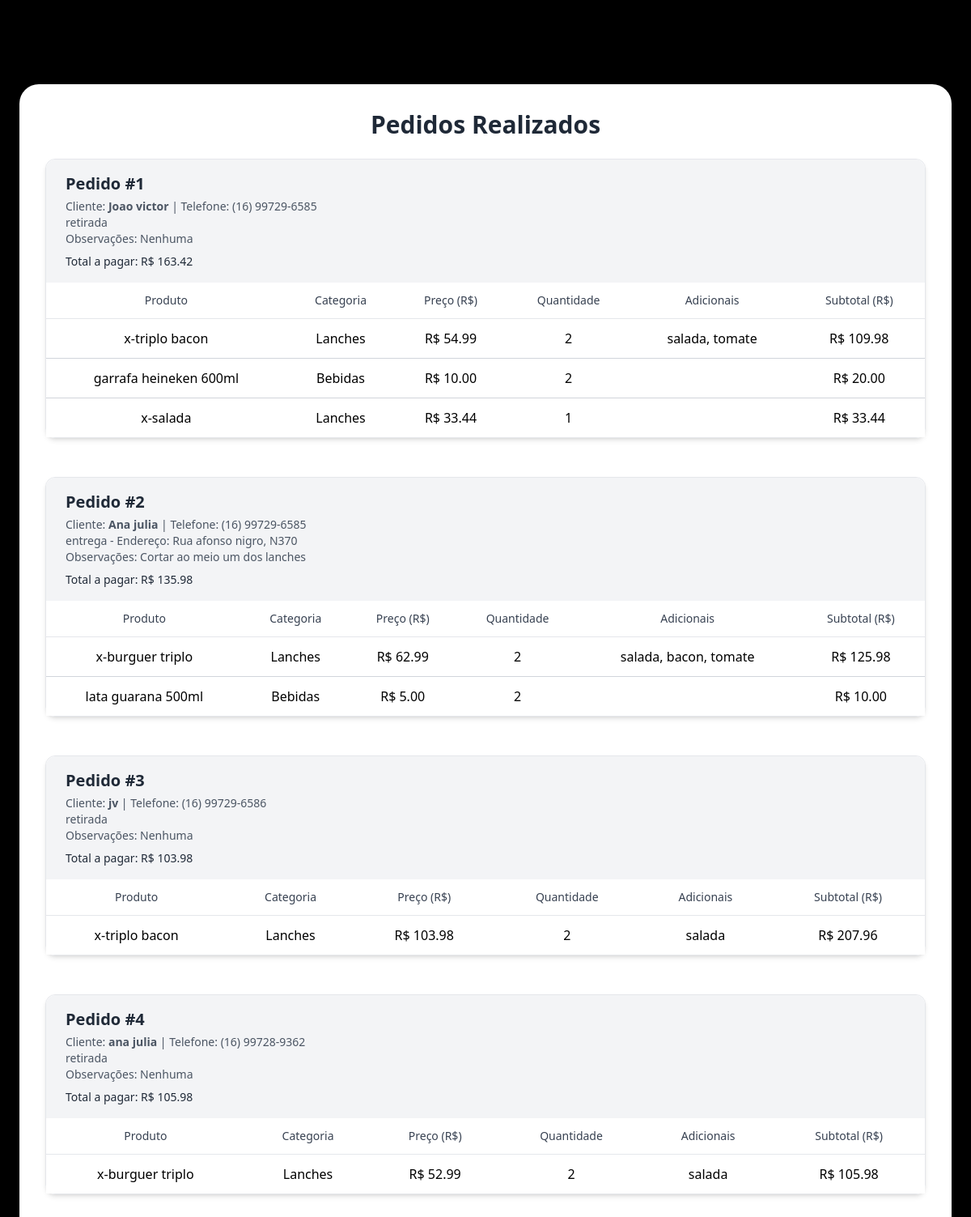
Screenshot of /pedidos_all (signed in) with the database file from the repository.
### projeto/model/pedidos.py (models this page shows)
class Pedido(db.Model):
    id = db.Column(db.Integer, primary_key=True,  autoincrement = True)
    nome = db.Column(db.String(100), nullable=False)
    telefone = db.Column(db.String(100), nullable=False)
    observacao = db.Column(db.String(500), nullable=False)
    entrega = db.Column(db.String(500), nullable=False)
    endereco = db.Column(db.String(500), nullable=True)
    data = db.Column(db.Date, default=date.today)
    total_pagar = db.Column(db.Float, nullable = False)

class PedidoItem(db.Model):
    id = db.Column(db.Integer, primary_key=True, autoincrement=True)
    id_pedido = db.Column(db.Integer, nullable=False)
    nome_produto = db.Column(db.String(100), nullable=False)
    categoria = db.Column(db.String(100), nullable=False)
    preco_produto = db.Column(db.Float, nullable=False)
    quantidade = db.Column(db.Integer, nullable=False)
    nome_usuario = db.Column(db.String(100), nullable=False)
    adicionais = db.Column(db.String(255), nullable=False)

### projeto/app.py (the view)
@app.route('/pedidos_all')
def pedidos_all():
    if session.get('adm'):
        pedidos = pedidosController.listar_pedidos()
        pedidosItem = pedidosController.listar_pedidosItem()
        return render_template("pedidosTotal.html", pedidos = pedidos, pedidosItem = pedidosItem)
    else:
        return redirect('/')

### projeto/controller/pedidosController.py (called while the page is built)
    @staticmethod
    def listar_pedidos():
        return Pedido.query.all()

    @staticmethod
    def listar_pedidosItem():
        return PedidoItem.query.all()

### projeto/templates/pedidosTotal.html (shortened to what this page needs)
<!DOCTYPE html>
<html lang="en">
<head>
    <script src="https://cdn.tailwindcss.com"></script>
</head>
<body class="bg-black min-h-screen px-4 py-10 overflow-auto">
    <div class="mt-16 bg-white p-8 rounded-3xl shadow-2xl w-full max-w-6xl mx-auto">
        <h2 class="text-3xl font-bold text-center mb-6 text-gray-800">Pedidos Realizados</h2>
        {% if pedidos %}
          {% for pedido in pedidos %}
          <div class="mb-12 border rounded-xl shadow-md">
            <div class="bg-gray-100 px-6 py-4 rounded-t-xl">
              <h3 class="text-xl font-semibold text-gray-800">Pedido #{{ pedido.id }}</h3>
              <p class="text-sm text-gray-600 mt-1">Cliente: <strong>{{ pedido.nome }}</strong> | Telefone: {{ pedido.telefone }}</p>
              <p class="text-sm text-gray-600">{{ pedido.entrega }} {% if pedido.endereco %} - Endereço: {{ pedido.endereco }}{% endif %}</p>
              <p class="text-sm text-gray-600">Observações: {% if pedido.endereco %} {{ pedido.observacao }} {% else %} Nenhuma {% endif %}</p>
              <p class="text-sm text-gray-800 font-medium mt-2">Total a pagar: R$ {{ '%.2f' | format(pedido.total_pagar) }}</p>
            </div>
            <div class="overflow-x-auto">
              <table class="min-w-full divide-y divide-gray-200 text-center">
                <thead class="bg-white">
                  <tr>
                    <th class="px-4 py-3 text-sm font-medium text-gray-700">Produto</th>
                    <th class="px-4 py-3 text-sm font-medium text-gray-700">Categoria</th>
                    <th class="px-4 py-3 text-sm font-medium text-gray-700">Preço (R$)</th>
                    <th class="px-4 py-3 text-sm font-medium text-gray-700">Quantidade</th>
                    <th class="px-4 py-3 text-sm font-medium text-gray-700">Adicionais</th>
                    <th class="px-4 py-3 text-sm font-medium text-gray-700">Subtotal (R$)</th>
                  </tr>
                </thead>
                <tbody class="divide-y divide-gray-300 bg-white">
                  {% for item in pedidosItem %}
                    {% if item.id_pedido == pedido.id %}
                    <tr class="hover:bg-gray-50 transition">
                      <td class="px-4 py-3">{{ item.nome_produto }}</td>
                      <td class="px-4 py-3">{{ item.categoria }}</td>
                      <td class="px-4 py-3">R$ {{ '%.2f' | format(item.preco_produto) }}</td>
                      <td class="px-4 py-3">{{ item.quantidade }}</td>
                      <td class="px-4 py-3">{{ item.adicionais }}</td>
                      <td class="px-4 py-3">R$ {{ '%.2f' | format(item.preco_produto * item.quantidade) }}</td>
                    </tr>
                    {% endif %}
                  {% endfor %}
                </tbody>
              </table>
            </div>
          </div>
          {% endfor %}
        {% else %}
          <p class="text-center text-gray-600 text-lg mt-4">Nenhum pedido registrado.</p>
        {% endif %}
      </div>
</body>
</html>

### rows the page displays
Pedido: id "1", nome "Joao victor", telefone "(16) 99729-6585", entrega "retirada", endereco "Nenhuma", total_pagar "163.42"
PedidoItem: nome_produto "x-triplo bacon", categoria "Lanches", preco_produto "54.99", quantidade "2", adicionais "salada, tomate", item.preco_produto*item.quantidade "109.98"
PedidoItem: nome_produto "garrafa heineken 600ml", categoria "Bebidas", preco_produto "10.00", quantidade "2", item.preco_produto*item.quantidade "20.00"
PedidoItem: nome_produto "x-salada", categoria "Lanches", preco_produto "33.44", quantidade "1", item.preco_produto*item.quantidade "33.44"
Pedido: id "2", nome "Ana julia", telefone "(16) 99729-6585", entrega "entrega", endereco "Rua afonso nigro, N370", observacao "Cortar ao meio um dos lanches", total_pagar "135.98"
PedidoItem: nome_produto "x-burguer triplo", categoria "Lanches", preco_produto "62.99", quantidade "2", adicionais "salada, bacon, tomate", item.preco_produto*item.quantidade "125.98"
PedidoItem: nome_produto "lata guarana 500ml", categoria "Bebidas", preco_produto "5.00", quantidade "2", item.preco_produto*item.quantidade "10.00"
Pedido: id "3", nome "jv", telefone "(16) 99729-6586", entrega "retirada", endereco "Nenhuma", total_pagar "103.98"
PedidoItem: nome_produto "x-triplo bacon", categoria "Lanches", preco_produto "103.98", quantidade "2", adicionais "salada", item.preco_produto*item.quantidade "207.96"
Pedido: id "4", nome "ana julia", telefone "(16) 99728-9362", entrega "retirada", endereco "Nenhuma", total_pagar "105.98"
PedidoItem: nome_produto "x-burguer triplo", categoria "Lanches", preco_produto "52.99", quantidade "2", adicionais "salada", item.preco_produto*item.quantidade "105.98"
